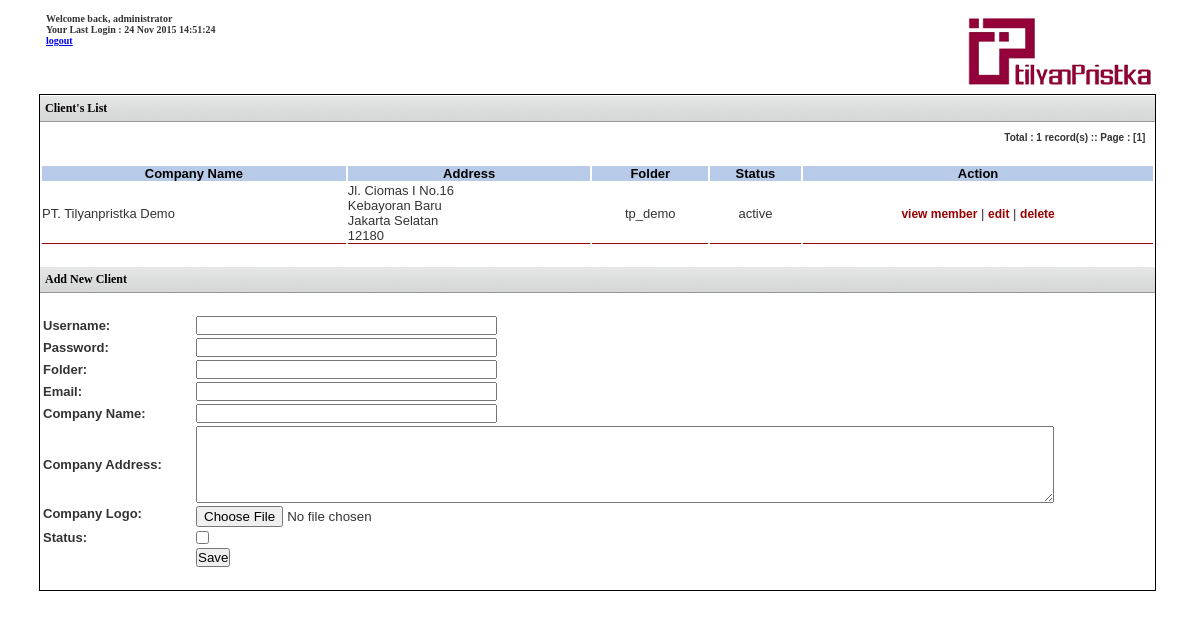
Page /admins/index.php (signed in) on the committed database.
### tables this page shows
CREATE TABLE `tilyan_members` (
  `CoID` int(10) NOT NULL AUTO_INCREMENT,
  `CoName` varchar(255) DEFAULT NULL,
  `CoLogo` varchar(255) DEFAULT NULL,
  `CoAddress` text,
  `CoUser` varchar(255) DEFAULT NULL,
  `CoPass` varchar(25) DEFAULT NULL,
  `CoFolder` varchar(255) DEFAULT NULL,
  `CoEmail` varchar(255) DEFAULT NULL,
  `CoEnabled` enum('0','1') DEFAULT NULL,
  `CoNotes` text,
  `LastLogin` datetime DEFAULT NULL,
  PRIMARY KEY (`CoID`),
  FULLTEXT KEY `CoName` (`CoName`,`CoAddress`,`CoFolder`,`CoNotes`)
);

### admins/library/config.php (called while the page is built, shortened)
<?php
$Tb_Members						= "tilyan_members";
?>

### admins/index.php (the view, shortened to what this page needs)
<?php
include("inc.php");
?>
<!DOCTYPE html PUBLIC "-//W3C//DTD XHTML 1.0 Transitional//EN" "http://www.w3.org/TR/xhtml1/DTD/xhtml1-transitional.dtd">
<html xmlns="http://www.w3.org/1999/xhtml">
<head>
<link href="../css/style.css" rel="stylesheet" type="text/css" />
</head>
<body>
	<div id="main">
        <div class="admin_top" style="float:left; margin-left: 33px; margin-bottom:6px;">
        	<p>Welcome back, <strong><?php echo $_SESSION["TLY__AdminFullName"]?></strong></p>
            <p><?php if ($_SESSION["TLY__AdminLastLogin"]!="") { ?>Your Last Login : <?php echo $_SESSION['TLY__AdminLastLogin']?><?php } else { ?>This is Your First Login<?php } ?></p>
            <p><a href="Logout.php?">logout</a>
        </div>
        <div class="main_logo" style="float:right; margin-right: 33px; margin-bottom:6px;">
        </div>
        <div class="basic" style="float:left; margin-left: 2em;" id="mylist">
            <a>Client's List</a>
            <div style="background-color:#FFF;">
			<p style="text-align:right">
			<?php
			$Pg			= $_GET["pg"];
			$Limit		= 10;
			if(empty($Pg)) {
				$Pg = 0;
			}
			$sPaging		 = "SELECT CoID FROM $Tb_Members WHERE CoID <> 0";
			$SQLPaging		 = mysql_query($sPaging) or die(mysql_errno()." : ".mysql_error());
			$TotalRecord	 = mysql_num_rows($SQLPaging);
			?>
			<?php
			$Hal = intval($TotalRecord/$Limit);
			if($TotalRecord%$Limit) {
				$Hal++;
			}
			echo "Total : <strong>".$TotalRecord."</strong> record(s) :: ";
			echo "Page : ";
			for ($k = 1;$k <= $Hal;$k++) {
				$newpg = $Limit*($k-1);
				if($Pg != $newpg) {
					print " <a href=\"?pg=".$newpg."\" title=\"page ".$k."\" class=\"normallink\">".$k."</a> \n";
				} else {
					print " <strong>[$k]</strong> ";
				}
			}
			?>
			<?php
			$sList		 = "SELECT * FROM $Tb_Members WHERE CoID <> 0 LIMIT $Pg, $Limit";
			$SQLList	 = mysql_query($sList) or die(mysql_errno()." : ".mysql_error());
			?><br><br></p>
			<table width="100%" align="center" cellpadding="2" cellspacing="2" border="0">
				<thead>
				<tr>
					<th style="background-color:#b7cae8; color:#000000; text-align:center;">Company Name</th>
					<th style="background-color:#b7cae8; color:#000000; text-align:center;">Address</th>
					<th style="background-color:#b7cae8; color:#000000; text-align:center;">Folder</th>
					<th style="background-color:#b7cae8; color:#000000; text-align:center;">Status</th>
					<th style="background-color:#b7cae8; color:#000000; text-align:center;">Action</th>
				</tr>
				</thead>
				<?php
				if (mysql_num_rows($SQLList) == 0) {
				?>
				<tbody>
				<tr align="center">
					<td align="center" colspan="5"><strong>no records found</strong></td>
				</tr>
				</tbody>
				<?php
				} else {
				  	while($oList = mysql_fetch_object($SQLList)) {
						if (empty($oList->CoEnabled)) {
							$sBgColor	= "#6492A1";
							$sStatusWords = "not active";
						} else {
							$sStatusWords = "active";
						}
				?>
				<tbody>
				<tr>
					<td style="bgtext-align:center; border-bottom:1px solid #990000;"><?php echo $oList->CoName?></td>
					<td style="border-bottom:1px solid #990000;"><?php echo nl2br($oList->CoAddress)?></td>
					<td style="text-align:center; border-bottom:1px solid #990000;"><?php echo $oList->CoFolder?></td>
					<td style="text-align:center; border-bottom:1px solid #990000;"><?php echo $sStatusWords?></td>
					<td style="text-align:center; border-bottom:1px solid #990000;"><a href="clientmember.php?id=<?php echo $oList->CoID?>" class="normalbiglink" title="click to view member">view member</a> | <a href="ClientEdit.php?id=<?php echo $oList->CoID?>" class="normalbiglink" title="click to edit">edit</a> | <a href="javascript:Delete(<?php echo $oList->CoID?>)" class="normalbiglink" title="delete this from listing">delete</a></td>
				</tr>
				</tbody>
				<?php
				  	}
				}
				?>
			</table>
            <p></p>
            </div>
            <a>Add New Client</a>
            <div style="background-color:#FFF;">
			<p>
            <form name="ArticleFrm" id="ArticleFrm" action="<?php echo $_SERVER['PHP_SELF']."?"?>" method="post" enctype="multipart/form-data">
			<table width="95%" cellpadding="2" cellspacing="3" border="0" align="center" class="OSStyle">
				<tr>
					<td style="width: 150px;" class="FormTD"><label for="sCoUser"><strong>Username:</strong></label></td>
					<td><input type="text" name="sCoUser" id="sCoUser" size="35" value="<?php echo $sCoUser?>" /></td>
				</tr>
				<tr>
					<td style="width: 150px;" class="FormTD"><label for="sCoPass"><strong>Password:</strong></label></td>
					<td><input type="text" name="sCoPass" id="sCoPass" size="35" value="<?php echo $sCoPass?>" /></td>
				</tr>
				<tr>
					<td style="width: 150px;" class="FormTD"><label for="sFolder"><strong>Folder:</strong></label></td>
					<td><input type="text" name="sFolder" id="sFolder" size="35" value="<?php echo $sFolder?>" /></td>
				</tr>
				<tr>
					<td style="width: 150px;" class="FormTD"><label for="sCoEmail"><strong>Email:</strong></label></td>
					<td><input type="text" name="sCoEmail" id="sCoEmail" size="35" value="<?php echo $sCoEmail?>" /></td>
				</tr>
				<tr>
					<td style="width: 150px;" class="FormTD"><label for="sCoName"><strong>Company Name:</strong></label></td>
					<td><input type="text" name="sCoName" id="sCoName" size="35" value="<?php echo $sCoName?>" /></td>
				</tr>
				<tr>
					<td style="width: 150px;" class="FormTD"><label for="sCoAddress"><strong>Company Address:</strong></label></td>
					<td><textarea name="sCoAddress" id="sCoAddress" style="width:95%;" rows="5"><?php echo $sCoAddress?></textarea></td>
				</tr>
				<tr>
					<td style="width: 150px;" class="FormTD" valign="top"><label for="sLogo"><strong>Company Logo:</strong></label></td>
					<td>
						<input type="file" name="sLogo" />
					</td>
				</tr>
				<tr>
					<td style="width: 150px;" class="FormTD"><label for="eStatus"><strong>Status:</strong></label></td>
					<td><input type="checkbox" name="eEnabled" id="eEnabled" value="1" <?php echo ($eEnabled == 1) ? "checked" : ""?>></td>
				</tr>
				<tr>
					<td></td>
					<td><input type="submit" name="bnSubmit" id="bnSubmit" value="Save"></td>
				</tr>
			</table>
            <p></p>
			</form>
            </div>
        </div>
	</div>
</body>
</html>

### css/style.css (style rules this page uses)
* { margin: 0; padding: 0; }
html, body, #main { height: 95% }
body, div { font-family: 'lucida grande', helvetica, verdana, arial, sans-serif }
body { margin: 0; padding: 0; font-size: small; color: #333 }
#main { padding: 1em; }
.basic { width:20em; }
.admin_top { width: 250px; font-family: verdana; height: 75px; font-size: 10px; font-weight: bold; }
.main_logo { width: 192px; font-family: verdana; height: 75px; background-image:url(../images/main_logo_small.png); }
.basic { width: 95%; font-family: verdana; border: 1px solid black; }
.basic div { background-color: #eee; }
.basic p { margin-bottom : 10px; border: none; text-decoration: none; font-weight: bold; font-size: 10px; margin: 0px; padding: 10px; }
.basic a { cursor:pointer; display:block; padding:5px; margin-top: 0; text-decoration: none; font-weight: bold; font-size: 12px; color: black; background-color: #00a0c6; border-top: 1px solid #FFFFFF; border-bottom: 1px solid #999; background-image: url("../images/AccordionTab0.gif"); }
.basic a.normalbiglink { cursor:pointer; text-decoration: none; color: #990000; background-image: none; background-color: #FFF; font-weight: bold; font-size:12px; border: none; padding: 0; display: inline; }

### rows in the picture
tilyan_members: CoName "PT. Tilyanpristka Demo", CoAddress "Jl. Ciomas I No.16 Kebayoran Baru Jakarta Selatan 12180", CoFolder "tp_demo", sStatusWords "active"

### other values in the picture
$_SESSION["TLY__AdminFullName"] "administrator"
$_SESSION['TLY__AdminLastLogin'] "24 Nov 2015 14:51:24"
$TotalRecord "1"
